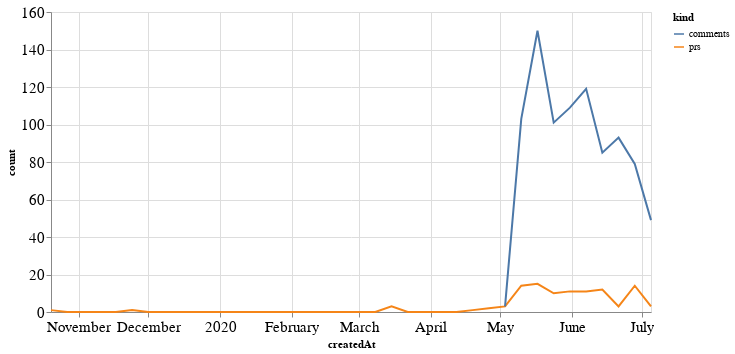

Notebook code cell kept with this figure:
### Code cell
alt.Chart(total_time, width=600).mark_line().encode(
    x='createdAt',
    y='count',
    color='kind'
)

### Figure 1 — Vega-Lite specification as saved in the notebook (floating-point values rounded to 4 significant figures)
{"config": {"axisLeft": {"labelFontSize": 15}, "axisBottom": {"labelFontSize": 15}}, "data": {"name": "data-7de6cfdea8ef62e01b1ce806550f4694"}, "mark": "line", "encoding": {"color": {"type": "nominal", "field": "kind"}, "x": {"type": "temporal", "field": "createdAt"}, "y": {"type": "quantitative", "field": "count"}}, "width": 600, "$schema": "https://vega.github.io/schema/vega-lite/v4.8.1.json", "datasets": {"data-7de6cfdea8ef62e01b1ce806550f4694": [{"createdAt": "2019-10-20T00:00:00", "kind": "prs", "count": 1.0}, {"createdAt": "2019-10-27T00:00:00", "kind": "prs", "count": 0.0}, {"createdAt": "2019-11-03T00:00:00", "kind": "prs", "count": 0.0}, {"createdAt": "2019-11-10T00:00:00", "kind": "prs", "count": 0.0}, {"createdAt": "2019-11-17T00:00:00", "kind": "prs", "count": 0.0}, {"createdAt": "2019-11-24T00:00:00", "kind": "prs", "count": 1.0}, {"createdAt": "2019-12-01T00:00:00", "kind": "prs", "count": 0.0}, {"createdAt": "2019-12-08T00:00:00", "kind": "prs", "count": 0.0}, {"createdAt": "2019-12-15T00:00:00", "kind": "prs", "count": 0.0}, {"createdAt": "2019-12-22T00:00:00", "kind": "prs", "count": 0.0}, {"createdAt": "2019-12-29T00:00:00", "kind": "prs", "count": 0.0}, {"createdAt": "2020-01-05T00:00:00", "kind": "prs", "count": 0.0}, {"createdAt": "2020-01-12T00:00:00", "kind": "prs", "count": 0.0}, {"createdAt": "2020-01-19T00:00:00", "kind": "prs", "count": 0.0}, {"createdAt": "2020-01-26T00:00:00", "kind": "prs", "count": 0.0}, {"createdAt": "2020-02-02T00:00:00", "kind": "prs", "count": 0.0}, {"createdAt": "2020-02-09T00:00:00", "kind": "prs", "count": 0.0}, {"createdAt": "2020-02-16T00:00:00", "kind": "prs", "count": 0.0}, {"createdAt": "2020-02-23T00:00:00", "kind": "prs", "count": 0.0}, {"createdAt": "2020-03-01T00:00:00", "kind": "prs", "count": 0.0}, {"createdAt": "2020-03-08T00:00:00", "kind": "prs", "count": 0.0}, {"createdAt": "2020-03-15T00:00:00", "kind": "prs", "count": 3.0}, {"createdAt": "2020-03-22T00:00:00", "kind": "prs", "count": 0.0}, {"createdAt": "2020-03-29T00:00:00", "kind": "prs", "count": 0.0}, {"createdAt": "2020-04-05T00:00:00", "kind": "prs", "count": 0.0}, {"createdAt": "2020-04-12T00:00:00", "kind": "prs", "count": 0.0}, {"createdAt": "2020-04-19T00:00:00", "kind": "prs", "count": 1.0}, {"createdAt": "2020-04-26T00:00:00", "kind": "prs", "count": 2.0}, {"createdAt": "2020-05-03T00:00:00", "kind": "prs", "count": 3.0}, {"createdAt": "2020-05-10T00:00:00", "kind": "prs", "count": 14.0}, {"createdAt": "2020-05-17T00:00:00", "kind": "prs", "count": 15.0}, {"createdAt": "2020-05-24T00:00:00", "kind": "prs", "count": 10.0}, {"createdAt": "2020-05-31T00:00:00", "kind": "prs", "count": 11.0}, {"createdAt": "2020-06-07T00:00:00", "kind": "prs", "count": 11.0}, {"createdAt": "2020-06-14T00:00:00", "kind": "prs", "count": 12.0}, {"createdAt": "2020-06-21T00:00:00", "kind": "prs", "count": 3.0}, {"createdAt": "2020-06-28T00:00:00", "kind": "prs", "count": 14.0}, {"createdAt": "2020-07-05T00:00:00", "kind": "prs", "count": 3.0}, {"createdAt": "2019-10-20T00:00:00", "kind": "comments", "count": null}, {"createdAt": "2019-10-27T00:00:00", "kind": "comments", "count": null}, {"createdAt": "2019-11-03T00:00:00", "kind": "comments", "count": null}, {"createdAt": "2019-11-10T00:00:00", "kind": "comments", "count": null}, {"createdAt": "2019-11-17T00:00:00", "kind": "comments", "count": null}, {"createdAt": "2019-11-24T00:00:00", "kind": "comments", "count": null}, {"createdAt": "2019-12-01T00:00:00", "kind": "comments", "count": null}, {"createdAt": "2019-12-08T00:00:00", "kind": "comments", "count": null}, {"createdAt": "2019-12-15T00:00:00", "kind": "comments", "count": null}, {"createdAt": "2019-12-22T00:00:00", "kind": "comments", "count": null}, {"createdAt": "2019-12-29T00:00:00", "kind": "comments", "count": null}, {"createdAt": "2020-01-05T00:00:00", "kind": "comments", "count": null}, {"createdAt": "2020-01-12T00:00:00", "kind": "comments", "count": null}, {"createdAt": "2020-01-19T00:00:00", "kind": "comments", "count": null}, {"createdAt": "2020-01-26T00:00:00", "kind": "comments", "count": null}, {"createdAt": "2020-02-02T00:00:00", "kind": "comments", "count": null}, {"createdAt": "2020-02-09T00:00:00", "kind": "comments", "count": null}, {"createdAt": "2020-02-16T00:00:00", "kind": "comments", "count": null}, {"createdAt": "2020-02-23T00:00:00", "kind": "comments", "count": null}, {"createdAt": "2020-03-01T00:00:00", "kind": "comments", "count": null}, {"createdAt": "2020-03-08T00:00:00", "kind": "comments", "count": null}, {"createdAt": "2020-03-15T00:00:00", "kind": "comments", "count": null}, {"createdAt": "2020-03-22T00:00:00", "kind": "comments", "count": null}, {"createdAt": "2020-03-29T00:00:00", "kind": "comments", "count": null}, {"createdAt": "2020-04-05T00:00:00", "kind": "comments", "count": null}, {"createdAt": "2020-04-12T00:00:00", "kind": "comments", "count": null}, {"createdAt": "2020-04-19T00:00:00", "kind": "comments", "count": null}, {"createdAt": "2020-04-26T00:00:00", "kind": "comments", "count": null}, {"createdAt": "2020-05-03T00:00:00", "kind": "comments", "count": 3.0}, {"createdAt": "2020-05-10T00:00:00", "kind": "comments", "count": 103.0}, {"createdAt": "2020-05-17T00:00:00", "kind": "comments", "count": 150.0}, {"createdAt": "2020-05-24T00:00:00", "kind": "comments", "count": 101.0}, {"createdAt": "2020-05-31T00:00:00", "kind": "comments", "count": 109.0}, {"createdAt": "2020-06-07T00:00:00", "kind": "comments", "count": 119.0}, {"createdAt": "2020-06-14T00:00:00", "kind": "comments", "count": 85.0}, {"createdAt": "2020-06-21T00:00:00", "kind": "comments", "count": 93.0}, {"createdAt": "2020-06-28T00:00:00", "kind": "comments", "count": 79.0}, {"createdAt": "2020-07-05T00:00:00", "kind": "comments", "count": 49.0}]}}
